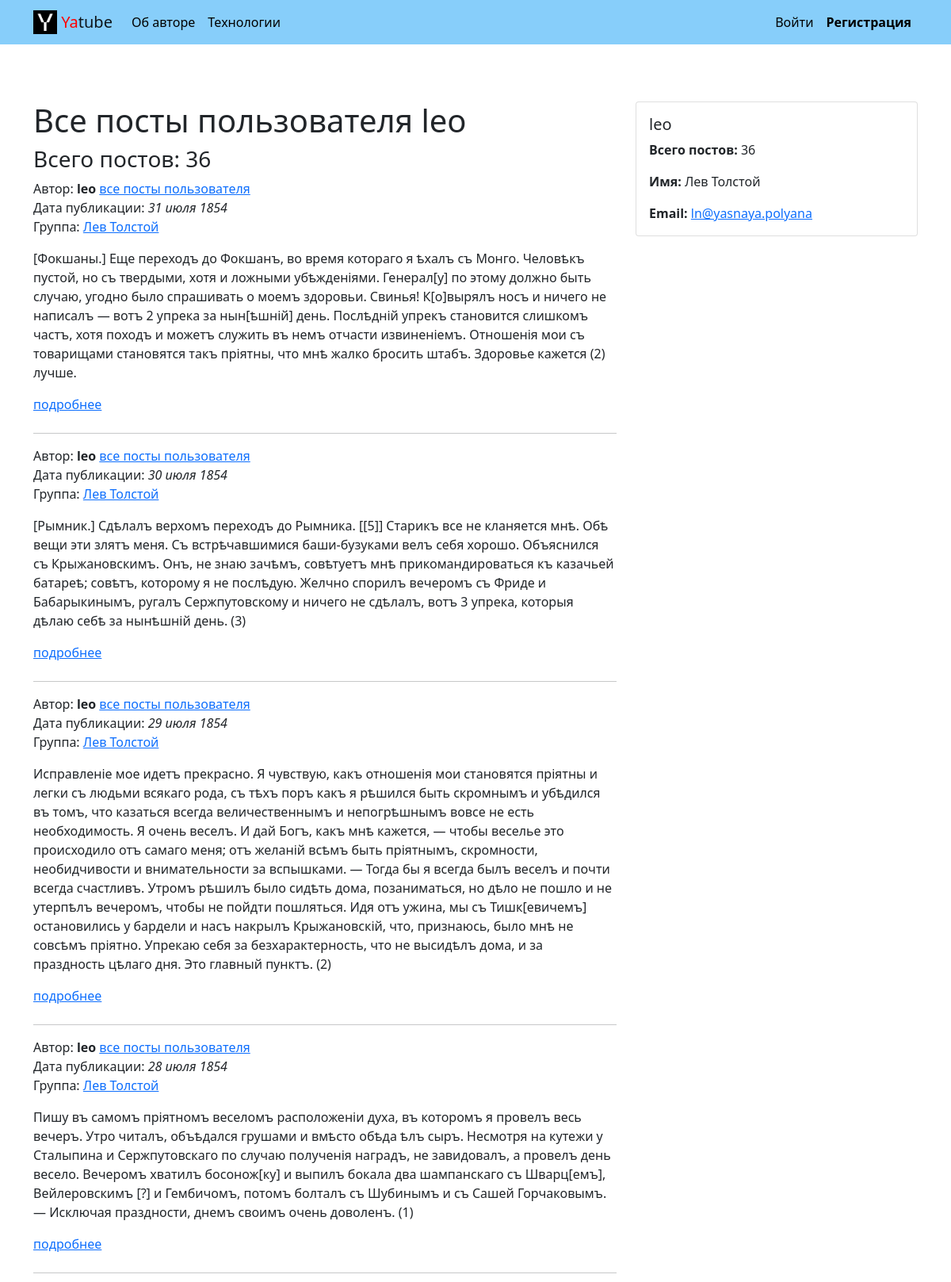
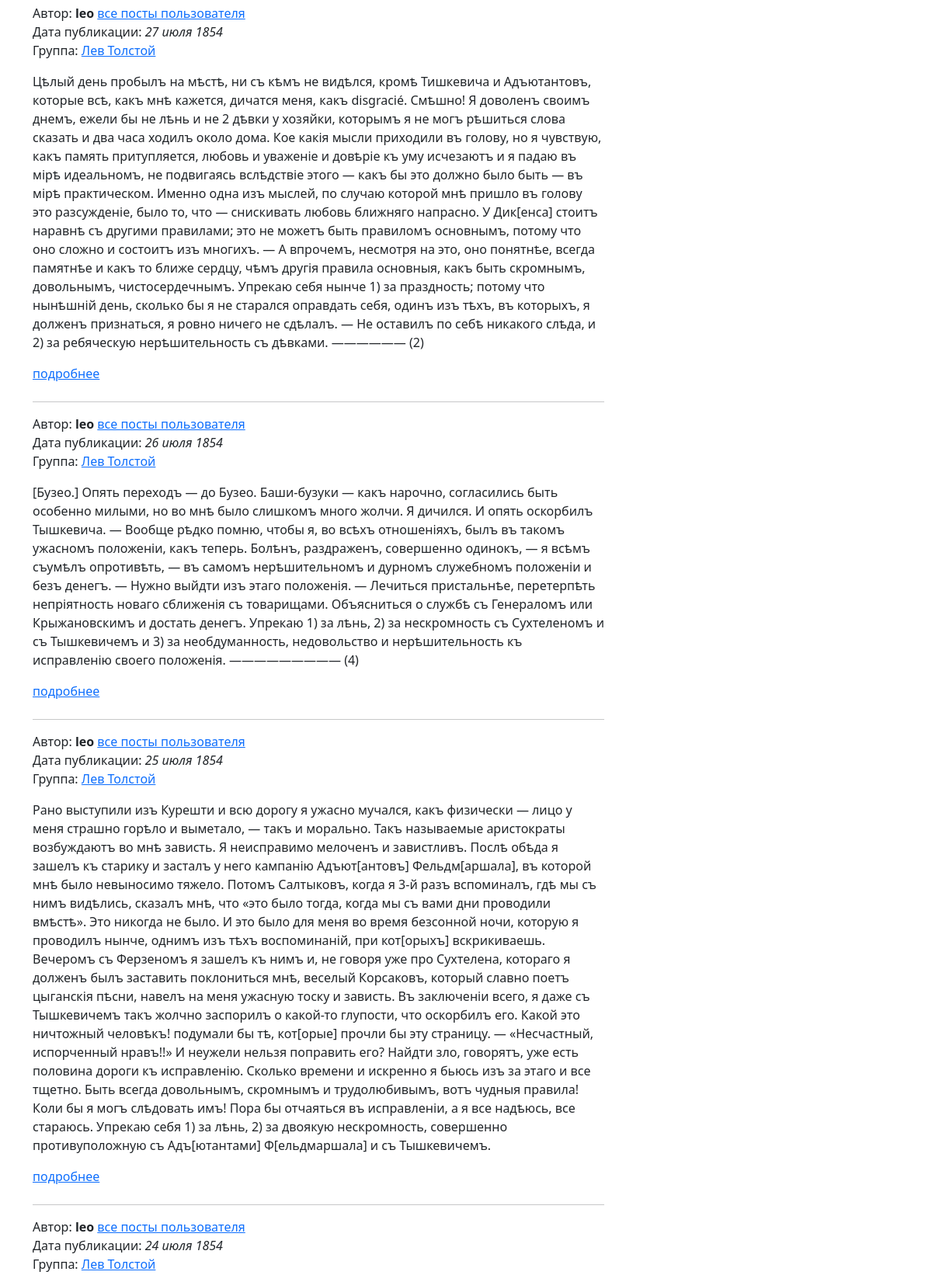
The page /profile/leo/ (upper part) on the database its author committed (2 pictures, top to bottom).
### posts/models.py (models this page shows, shortened)
class Post(models.Model):
    text = models.TextField()
    pub_date = models.DateTimeField(auto_now_add=True)
    author = models.ForeignKey(
        User,
        on_delete=models.CASCADE,
        related_name='posts'
    )
    group = models.ForeignKey(
        'Group',
        on_delete=models.CASCADE,
        blank=True,  # Может быть пустым в формах
        null=True,   # Может быть NULL в базе данных
        related_name='posts'  # Позволит из группы получать все посты группы
    )

class Group(models.Model):
    title = models.CharField(max_length=200)  # Название группы
    slug = models.SlugField(unique=True)      # Уникальный адрес для URL
    description = models.TextField()           # Описание группы

### posts/views.py (the view)
# urls.py: path('profile/<str:username>/', views.profile, name='profile'),
def profile(request, username):
    author = get_object_or_404(User, username=username)
    post_list = Post.objects.filter(author=author).order_by('-pub_date')
    paginator = Paginator(post_list, 10)
    page_number = request.GET.get('page')
    page_obj = paginator.get_page(page_number)
    post_count = post_list.count()
    context = {
        'author': author,
        'page_obj': page_obj,
        'post_count': post_count,
    }
    return render(request, 'posts/profile.html', context)

### core/context_processors/year.py (called while the page is built)
def year(request):
    return {
        'year': datetime.now().year
    }

### templates/posts/profile.html (shortened to what this page needs)
{% extends "base.html" %}
{% load static %}
{% block content %}
<div class="row mt-4">
  <div class="col-md-8">
    <h1>Все посты пользователя {{ author.username }}</h1>
    <h3>Всего постов: {{ post_count }}</h3>
    {% for post in page_obj %}
      <article class="mb-4">
        <ul class="list-unstyled">
          <li>
            Автор: <strong>{{ post.author.username }}</strong>
            <a href="{% url 'posts:profile' post.author.username %}">все посты пользователя</a>
          </li>
          <li>
            Дата публикации: <em>{{ post.pub_date|date:"d E Y" }}</em>
          </li>
          {% if post.group %}
            <li>
              Группа: <a href="{% url 'posts:group_list' post.group.slug %}">{{ post.group.title }}</a>
            </li>
          {% endif %}
        </ul>
        <p>{{ post.text }}</p>
        <a href="{% url 'posts:post_detail' post.id %}">подробнее</a>
      </article>
      <hr>
    {% empty %}
      <p>У этого пользователя еще нет постов.</p>
    {% endfor %}
  </div>
  <div class="col-md-4">
    <div class="card">
      <div class="card-body">
        <h5 class="card-title">{{ author.username }}</h5>
        <p class="card-text">
          <strong>Всего постов:</strong> {{ post_count }}
        </p>
        {% if author.first_name or author.last_name %}
          <p class="card-text">
            <strong>Имя:</strong> {{ author.first_name }} {{ author.last_name }}
          </p>
        {% endif %}
        {% if author.email %}
          <p class="card-text">
            <strong>Email:</strong> <a href="mailto:{{ author.email }}">{{ author.email }}</a>
          </p>
        {% endif %}
      </div>
    </div>
  </div>
</div>
{% endblock %}

### rows shown on the page
Post: author.username "leo", pub_date "31 июля 1854", group "Лев Толстой", text "[Фокшаны.] Еще переходъ до Фокшанъ, во время котораго я ѣхалъ съ Монго. Человѣкъ пустой, но съ твердыми, хотя и ложными убѣжденіями. Генерал[у] по этому должно быть случаю, угодно было спрашивать о моемъ здоровьи. Свинья! К[о]вырялъ носъ и ничего не написалъ — вотъ 2 упрека за нын[ѣшній] день. Послѣдній упрекъ становится слишкомъ частъ, хотя походъ и можетъ служить въ немъ отчасти извиненіемъ. Отношенія мои съ товарищами становятся такъ пріятны, что мнѣ жалко бросить штабъ. Здоровье кажется (2) лучше."
Post: author.username "leo", pub_date "30 июля 1854", group "Лев Толстой", text "[Рымник.] Сдѣлалъ верхомъ переходъ до Рымника. [[5]] Старикъ все не кланяется мнѣ. Обѣ вещи эти злятъ меня. Съ встрѣчавшимися баши-бузуками велъ себя хорошо. Объяснился съ Крыжановскимъ. Онъ, не знаю зачѣмъ, совѣтуетъ мнѣ прикомандироваться къ казачьей батареѣ; совѣтъ, которому я не послѣдую. Желчно спорилъ вечеромъ съ Фриде и Бабарыкинымъ, ругалъ Сержпутовскому и ничего не сдѣлалъ, вотъ 3 упрека, которыя дѣлаю себѣ за нынѣшній день. (3)"
Post: author.username "leo", pub_date "29 июля 1854", group "Лев Толстой", text "Исправленіе мое идетъ прекрасно. Я чувствую, какъ отношенія мои становятся пріятны и легки съ людьми всякаго рода, съ тѣхъ поръ какъ я рѣшился быть скромнымъ и убѣдился въ томъ, что казаться всегда величественнымъ и непогрѣшнымъ вовсе не есть необходимость. Я очень веселъ. И дай Богъ, какъ мнѣ кажется, — чтобы веселье это происходило отъ самаго меня; отъ желаній всѣмъ быть пріятнымъ, скромности, необидчивости и внимательности за вспышками. — Тогда бы я всегда былъ веселъ и почти всегда счастливъ. Утромъ рѣшилъ было сидѣть дома, позаниматься, но дѣло не пошло и не утерпѣлъ вечеромъ, чтобы не пойдти пошляться. Идя отъ ужина, мы съ Тишк[евичемъ] остановились у бардели и насъ накрылъ…"
Post: author.username "leo", pub_date "28 июля 1854", group "Лев Толстой", text "Пишу въ самомъ пріятномъ веселомъ расположеніи духа, въ которомъ я провелъ весь вечеръ. Утро читалъ, объѣдался грушами и вмѣсто обѣда ѣлъ сыръ. Несмотря на кутежи у Сталыпина и Сержпутовскаго по случаю полученія наградъ, не завидовалъ, а провелъ день весело. Вечеромъ хватилъ босонож[ку] и выпилъ бокала два шампанскаго съ Шварц[емъ], Вейлеровскимъ [?] и Гембичомъ, потомъ болталъ съ Шубинымъ и съ Сашей Горчаковымъ. — Исключая праздности, днемъ своимъ очень доволенъ. (1)"
Post: author.username "leo", pub_date "27 июля 1854", group "Лев Толстой", text "Цѣлый день пробылъ на мѣстѣ, ни съ кѣмъ не видѣлся, кромѣ Тишкевича и Адъютантовъ, которые всѣ, какъ мнѣ кажется, дичатся меня, какъ disgracié. Смѣшно! Я доволенъ своимъ днемъ, ежели бы не лѣнь и не 2 дѣвки у хозяйки, которымъ я не могъ рѣшиться слова сказать и два часа ходилъ около дома. Кое какія мысли приходили въ голову, но я чувствую, какъ память притупляется, любовь и уваженіе и довѣріе къ уму исчезаютъ и я падаю въ мірѣ идеальномъ, не подвигаясь вслѣдствіе этого — какъ бы это должно было быть — въ мірѣ практическом. Именно одна изъ мыслей, по случаю которой мнѣ пришло въ голову это разсужденіе, было то, что — снискивать любовь ближняго напрасно. У Дик[енса] стоитъ наравнѣ съ другими…"
Post: author.username "leo", pub_date "26 июля 1854", group "Лев Толстой", text "[Бузео.] Опять переходъ — до Бузео. Баши-бузуки — какъ нарочно, согласились быть особенно милыми, но во мнѣ было слишкомъ много жолчи. Я дичился. И опять оскорбилъ Тышкевича. — Вообще рѣдко помню, чтобы я, во всѣхъ отношеніяхъ, былъ въ такомъ ужасномъ положеніи, какъ теперь. Болѣнъ, раздраженъ, совершенно одинокъ, — я всѣмъ съумѣлъ опротивѣть, — въ самомъ нерѣшительномъ и дурномъ служебномъ положеніи и безъ денегъ. — Нужно выйдти изъ этаго положенія. — Лечиться пристальнѣе, перетерпѣть непріятность новаго сближенія съ товарищами. Объясниться о службѣ съ Генераломъ или Крыжановскимъ и достать денегъ. Упрекаю 1) за лѣнь, 2) за нескромность съ Сухтеленомъ и съ Тышкевичемъ и 3) за…"
Post: author.username "leo", pub_date "25 июля 1854", group "Лев Толстой", text "Рано выступили изъ Курешти и всю дорогу я ужасно мучался, какъ физически — лицо у меня страшно горѣло и выметало, — такъ и морально. Такъ называемые аристократы возбуждаютъ во мнѣ зависть. Я неисправимо мелоченъ и завистливъ. Послѣ обѣда я зашелъ къ старику и засталъ у него кампанію Адъют[антовъ] Фельдм[аршала], въ которой мнѣ было невыносимо тяжело. Потомъ Салтыковъ, когда я 3-й разъ вспоминалъ, гдѣ мы съ нимъ видѣлись, сказалъ мнѣ, что «это было тогда, когда мы съ вами дни проводили вмѣстѣ». Это никогда не было. И это было для меня во время безсонной ночи, которую я проводилъ нынче, однимъ изъ тѣхъ воспоминаній, при кот[орыхъ] вскрикиваешь. Вечеромъ съ Ферзеномъ я зашелъ къ нимъ и, не…"
Post: author.username "leo", pub_date "24 июля 1854", group "Лев Толстой"

### other values the page prints
{{ author.username }} "leo"
{{ post_count }} "36"
{{ author.first_name }} "Лев"
{{ author.last_name }} "Толстой"
{{ author.email }} "ln@yasnaya.polyana"
